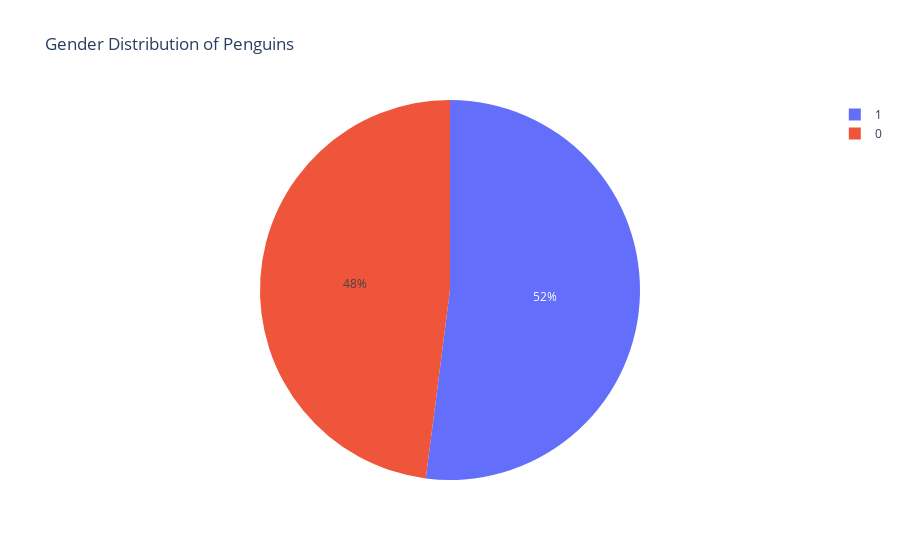

This figure's notebook cell:
### Code cell
fig = px.pie(penguins, names='sex', title='Gender Distribution of Penguins')
fig.show()

### Figure 1 — Plotly figure (JSON) as saved in the notebook; plotly's stock layout.template omitted (floating-point values rounded to 4 significant figures; data arrays with more than 128 entries replaced by an {"elided": "..."} marker saying what was removed)
{"data": [{"domain": {"x": [0, 1], "y": [0, 1]}, "hovertemplate": "sex=%{label}<extra></extra>", "labels": {"elided": "344 int values"}, "legendgroup": "", "name": "", "showlegend": true, "type": "pie"}], "layout": {"legend": {"tracegroupgap": 0}, "title": {"text": "Gender Distribution of Penguins"}}}
